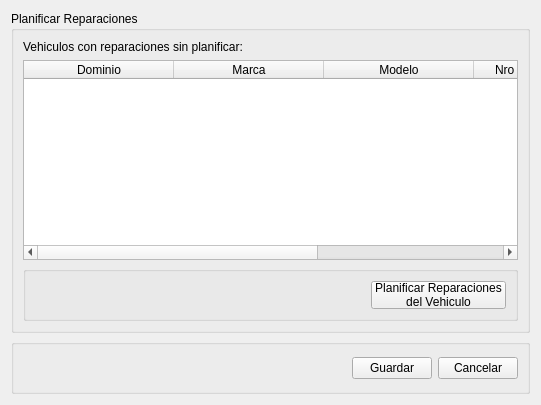
<?xml version="1.0" encoding="UTF-8"?>
<ui version="4.0">
 <class>WidgetMostrarVehiculosSinPlanificar</class>
 <widget class="QWidget" name="WidgetMostrarVehiculosSinPlanificar">
  <property name="geometry">
   <rect>
    <x>0</x>
    <y>0</y>
    <width>541</width>
    <height>405</height>
   </rect>
  </property>
  <property name="minimumSize">
   <size>
    <width>540</width>
    <height>405</height>
   </size>
  </property>
  <property name="windowTitle">
   <string>Planificar Reparaciones</string>
  </property>
  <layout class="QVBoxLayout" name="verticalLayout">
   <item>
    <widget class="QGroupBox" name="groupBox">
     <property name="title">
      <string>Planificar Reparaciones</string>
     </property>
     <layout class="QVBoxLayout" name="verticalLayout_2">
      <item>
       <widget class="QLabel" name="label">
        <property name="text">
         <string>Vehiculos con reparaciones sin planificar:</string>
        </property>
       </widget>
      </item>
      <item>
       <widget class="QTableWidget" name="tableWidgetVehiculosSinPlanificar">
        <attribute name="horizontalHeaderDefaultSectionSize">
         <number>150</number>
        </attribute>
        <column>
         <property name="text">
          <string>Dominio</string>
         </property>
        </column>
        <column>
         <property name="text">
          <string>Marca</string>
         </property>
        </column>
        <column>
         <property name="text">
          <string>Modelo</string>
         </property>
        </column>
        <column>
         <property name="text">
          <string>Nro Registro Interno</string>
         </property>
        </column>
        <column>
         <property name="text">
          <string>Nro Chasis</string>
         </property>
        </column>
       </widget>
      </item>
      <item>
       <widget class="QGroupBox" name="groupBox_3">
        <property name="enabled">
         <bool>true</bool>
        </property>
        <property name="minimumSize">
         <size>
          <width>0</width>
          <height>55</height>
         </size>
        </property>
        <property name="maximumSize">
         <size>
          <width>16777215</width>
          <height>55</height>
         </size>
        </property>
        <property name="title">
         <string/>
        </property>
        <layout class="QHBoxLayout" name="horizontalLayout_2">
         <item>
          <spacer name="horizontalSpacer_2">
           <property name="orientation">
            <enum>Qt::Horizontal</enum>
           </property>
           <property name="sizeHint" stdset="0">
            <size>
             <width>40</width>
             <height>20</height>
            </size>
           </property>
          </spacer>
         </item>
         <item>
          <widget class="QPushButton" name="pushButtonPlanificarReparaciones">
           <property name="text">
            <string>Planificar Reparaciones 
del Vehiculo</string>
           </property>
          </widget>
         </item>
        </layout>
       </widget>
      </item>
     </layout>
    </widget>
   </item>
   <item>
    <widget class="QGroupBox" name="groupBox_2">
     <property name="minimumSize">
      <size>
       <width>0</width>
       <height>55</height>
      </size>
     </property>
     <property name="maximumSize">
      <size>
       <width>16777215</width>
       <height>60</height>
      </size>
     </property>
     <property name="focusPolicy">
      <enum>Qt::NoFocus</enum>
     </property>
     <property name="title">
      <string/>
     </property>
     <layout class="QHBoxLayout" name="horizontalLayout">
      <item>
       <spacer name="horizontalSpacer">
        <property name="orientation">
         <enum>Qt::Horizontal</enum>
        </property>
        <property name="sizeHint" stdset="0">
         <size>
          <width>40</width>
          <height>20</height>
         </size>
        </property>
       </spacer>
      </item>
      <item>
       <widget class="QPushButton" name="pushButtonGuardar">
        <property name="text">
         <string>Guardar</string>
        </property>
       </widget>
      </item>
      <item>
       <widget class="QPushButton" name="pushButtonCancelar">
        <property name="text">
         <string>Cancelar</string>
        </property>
       </widget>
      </item>
     </layout>
    </widget>
   </item>
  </layout>
 </widget>
 <resources/>
 <connections/>
</ui>
